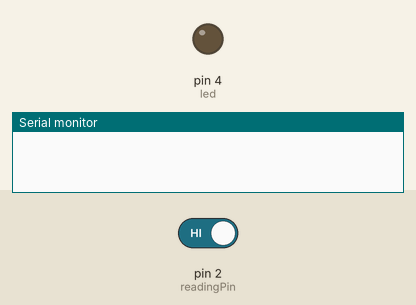
This sketch was run on a simulated Arduino Uno, built with avr-gcc and run on an emulated ATmega328P. Shown: output pins drawn as LEDs (lit = HIGH), the last lines printed to the serial monitor. Inputs (shaded band) come from the test bench; at power-on: pin 2 (readingPin) HIGH.

Above: at 1.2 s.
1.3 s: pin 2 (readingPin) driven LOW
At 1.9 s:
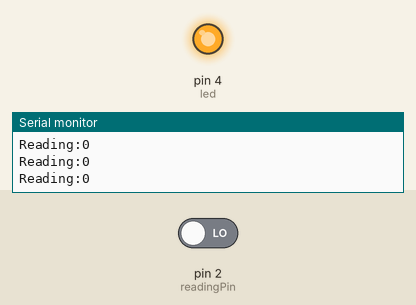
2.8 s: pin 2 (readingPin) driven HIGH
At 3.1 s:
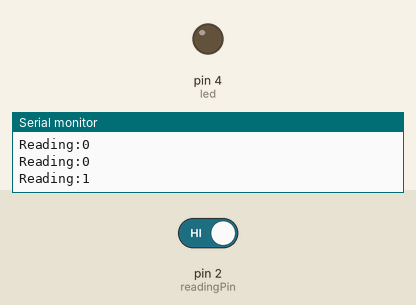
Timing chart, 0 to 5.8 s (numbered marks = the images above; inputs shaded):
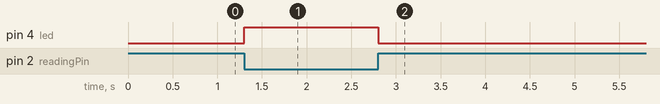

Measured:
- after the input at 1.3 s, pin 4 (led): LOW → HIGH at once
- after the input at 2.8 s, pin 4 (led): HIGH → LOW at once

The sketch:

IR_Basic.ino
```cpp
//Basic Setup for IR Sensor
int readingPin = 2;
int led = 4;
void setup() {
  pinMode(readingPin,INPUT);
  pinMode(led,OUTPUT);
  Serial.begin(9600);
  // put your setup code here, to run once:

}

void loop() {
  if(digitalRead(readingPin)==LOW){  //if IR detects the object it will send low
    Serial.print("Reading:");
    Serial.print(digitalRead(readingPin));
    Serial.print("\n");
    digitalWrite(led,HIGH);
    }
   else{
    digitalWrite(led,LOW);
    }
  // put your main code here, to run repeatedly:
}
```
